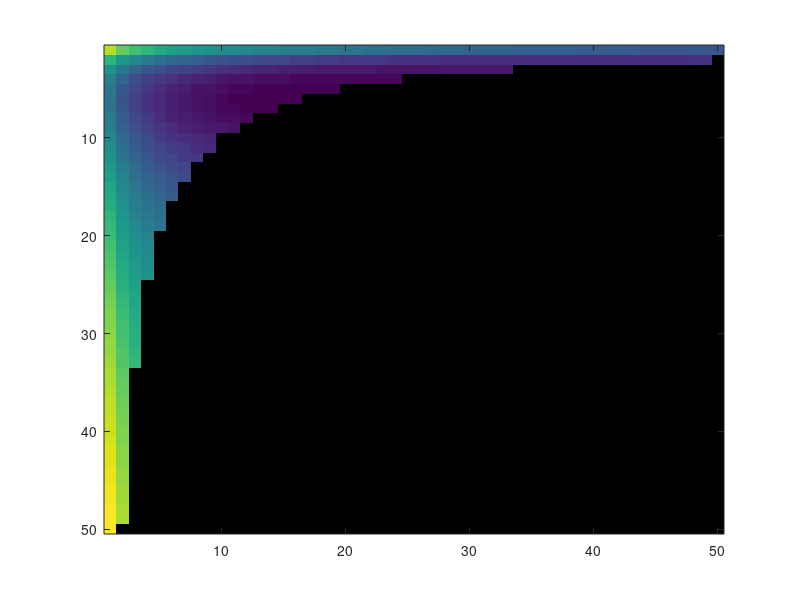

The MATLAB script that drew this image: (Note: this script raises an error after producing the figure.)
%%In this version we select individual segments as moving segments the number is not 2m but just m
%%which does not pertain to a pair moving at the same time, this was not accounted for in the first
%%version.
clear all
close all
clc

    R = (23/2)/100; %Radius of segment in m
    t = 0.375/100; %Thickness of segment in m
    L = 20/100; %Length of segment in m
    nu = 1.3; %Poisson ratio
    %i = 0; 
    j = 0; %Used for iterating through pairs of moving segments
    w = 1; %Number of waves
    
    min_segments = 3;
    max_segments = 150; %Maximum number of segments
    
    %Iterating number of segments from min to max
    for n = min_segments:max_segments
        min_COT = inf; %Selecting a minimum COT for each iteration
        for w = 1:floor(n/2) %Maximum number of waves possible is n/2 waves
            for b = 0:floor(n/2) %Maximum number of bridged segments possible is half the number of segments
                m = 1;
                %While loop to iterate thorough all possible combinations in integers given
                %constraints are met with, while loop includes the 2 possible constraints set up for
                %this equation
                
                %fmincon was used at first but would not meet all constraints and would not give
                %only integer values due to which this optimization was created
                while ((n-w*(m+b)>0) && (2*m+2*b-(n))<=0)
                    %Calculating COT based on Math_ver9.
                    COT = (1/nu)*(((n*pi*R^3)/((n-w*(m+b))*2*L*t^2))+(((m+b)^4*(L/R)^3)/8))*(n/(w*m*(m+b)));
                    %(1/nu)*(((n*pi^4*R^3)/((n-w*(2*m+b))*4*L*t^2))+(((2*m+b)^4*(L/R)^3)/(384/5)))*(n/(w*m*(m+b))); ->Simply supported bending
                    %(1/nu)*(((n*pi^4*R^3)/((n-w*(2*m+b))*4*L*t^2)))*(n/(w*m*(m+b))); -> Only comrepssion factor
                    
                    %(1/nu)*(((n*pi^4*R^3)/((n-w*(2*m+b))*4*L*t^2))+(((2*m+b)^4*(L/R)^3)/8))*(n/(w*m*(m+b)));->Cantilevered bending
                    %(1/nu)*(((n*pi*R^3)/((n-w*(2*m+b))*2*L*t^2))+(((2*m+b)^4*(L/R)^3)/8))*(n/(w*m*(m+b)));->Cantilevered bending using curved beam theory
                    %(1/nu)*(((n*pi*R^3)/((n-w*(2*m+b))*2*L*t^2)))*(n/(w*m*(m+b))); -> Only comrepssion factor
                    
                    %If a minimum COT is measured note the w,m,b parameters for that segment number
                    if(COT<min_COT)
                        min_COT = COT;
                        wopt(n) = w;
                        mopt(n) = m;
                        bopt(n) = b;
                        COTopt(n) = min_COT;
                    end
                    m=m+1;
                end
            end
        end
    end
    
    %Record all COT
    [w_max,m_max,b_max] = size(COT);
    
    %If COT is measured as 0 convert it to NaN
    COT(COT == 0) = NaN;
    
    %Calculate percentage of anchoring segments
    for i = min_segments:max_segments
        ratio(i) = (wopt(i)*(mopt(i)+bopt(i)))/(i-wopt(i)*(mopt(i)+bopt(i)));
        perc_anchoring(i) = ((i-wopt(i)*(mopt(i)+bopt(i)))/i)*100;
    end
    
    %calculate bending and compression power factors
    for i = min_segments:max_segments
        bending_power_factor(i) = (1/nu)*(i*(mopt(i)+bopt(i))^4*(L/R)^3)/(8*wopt(i)*mopt(i)*(mopt(i)+bopt(i)));
        compression_power_factor(i) = (1/nu)*(pi*i^2*R^3)/(2*wopt(i)*mopt(i)*(mopt(i)+bopt(i))*(i-(wopt(i)*(mopt(i)+bopt(i))))*(L*t^2));
        max_velocity(i) = wopt(i)*mopt(i)*(mopt(i)+bopt(i));
    end
    
    %%
    %Store all w,m,b values for a particular number of segments for both compression and bending factor
    segment_num = 100;
    
    for w = 1:floor(segment_num/2)
        for b = 0:floor(segment_num/2)
            m = 1;
            while ((segment_num-w*(m+b)>0) && (2*m+2*b-(segment_num))<=0)
                COT_segment(m,b+1,w) = (1/nu)*(((n*pi*R^3)/((n-w*(m+b))*2*L*t^2))+(((m+b)^4*(L/R)^3)/8))*(n/(w*m*(m+b)));
                %(1/nu)*(((n*pi^4*R^3)/((n-w*(2*m+b))*4*L*t^2))+(((2*m+b)^4*(L/R)^3)/(384/5)))*(n/(w*m*(m+b)));
                %(1/nu)*(((n*pi^4*R^3)/((n-w*(2*m+b))*4*L*t^2)))*(n/(w*m*(m+b)));
                %(1/nu)*(((n*pi^4*R^3)/((n-w*(2*m+b))*4*L*t^2))+(((2*m+b)^4*(L/R)^3)/8))*(n/(w*m*(m+b)));
                
                %(1/nu)*(((n*pi*R^3)/((n-w*(2*m+b))*2*L*t^2))+(((2*m+b)^4*(L/R)^3)/8))*(n/(w*m*(m+b)));->Cantilevered bending using curved beam theory
                %(1/nu)*(((n*pi*R^3)/((n-w*(2*m+b))*2*L*t^2)))*(n/(w*m*(m+b))); -> Only comrepssion factor
                m=m+1;
            end
        end
    end
    
    COT_segment(COT_segment == 0) = NaN;
    
    %Number of moving pairs, number of bridged segments, number of waves
    [num_rows,num_cols,num_layers] = size(COT_segment);
    
    for i = 1:num_layers
        m_w0(:,i) = COT_segment(:,1,i); % middle number for number of bridge segments, 1 will give 0 bridges, 2 will give 1 bridge
    end
    
    m_w0 = log(m_w0);
        
    figure
    imagesc(m_w0);
    colormap([1 1 1; parula(256)])
    caxis([floor(min(min(m_w0))) ceil(max(max(m_w0)))])
    colorbar
%%    
 %{   
    figure
    [X,Y] = meshgrid(1:num_cols,1:num_rows);
    for i = 1:num_layers
        surf(X,Y,COT_segment(:,:,i));
        colormap(jet)
        shading interp
        xlabel('Number of bridged segments');
        ylabel('Number of moving pairs');
        zlabel('COT');
        hold on
    end
    
    figure
    for j = 1:12
        subplot(6,2,j)
        surf(X,Y,COT_segment(:,:,j));
        colormap(jet)
        shading interp
        xlabel('Number of bridged segments');
        ylabel('Number of moving pairs');
        zlabel('COT');
    end
%}        
    %%
    
    figure
    plot(min_segments:max_segments,COTopt(min_segments:max_segments));
    xlabel('Number of segments');
    ylabel('COT');
    
    figure
    plot(min_segments:max_segments,ratio(min_segments:max_segments));
    xlabel('Number of segments');
    ylabel('Percentage of anchoring segments');
    
    figure
    subplot(3,1,1)
    plot(min_segments:max_segments,wopt(min_segments:max_segments));
    xlabel('Number of segments');
    ylabel('Optimized number of waves');
    subplot(3,1,2)
    plot(min_segments:max_segments,mopt(min_segments:max_segments));
    xlabel('Number of segments');
    ylabel('Optimized number of moving pairs');    
    subplot(3,1,3)
    plot(min_segments:max_segments,bopt(min_segments:max_segments));
    xlabel('Number of segments');
    ylabel('Optimized number of bridged segments');
    
    figure
    plot(min_segments:max_segments,bending_power_factor(min_segments:max_segments),min_segments:max_segments,compression_power_factor(min_segments:max_segments));
    xlabel('Number of segments');
    ylabel('Power factor');
    legend('Bending power factor','Compression power factor');
    
    figure
    plot(min_segments:max_segments,max_velocity(min_segments:max_segments));
    xlabel('Number of segments');
    ylabel('Maximum velocity');